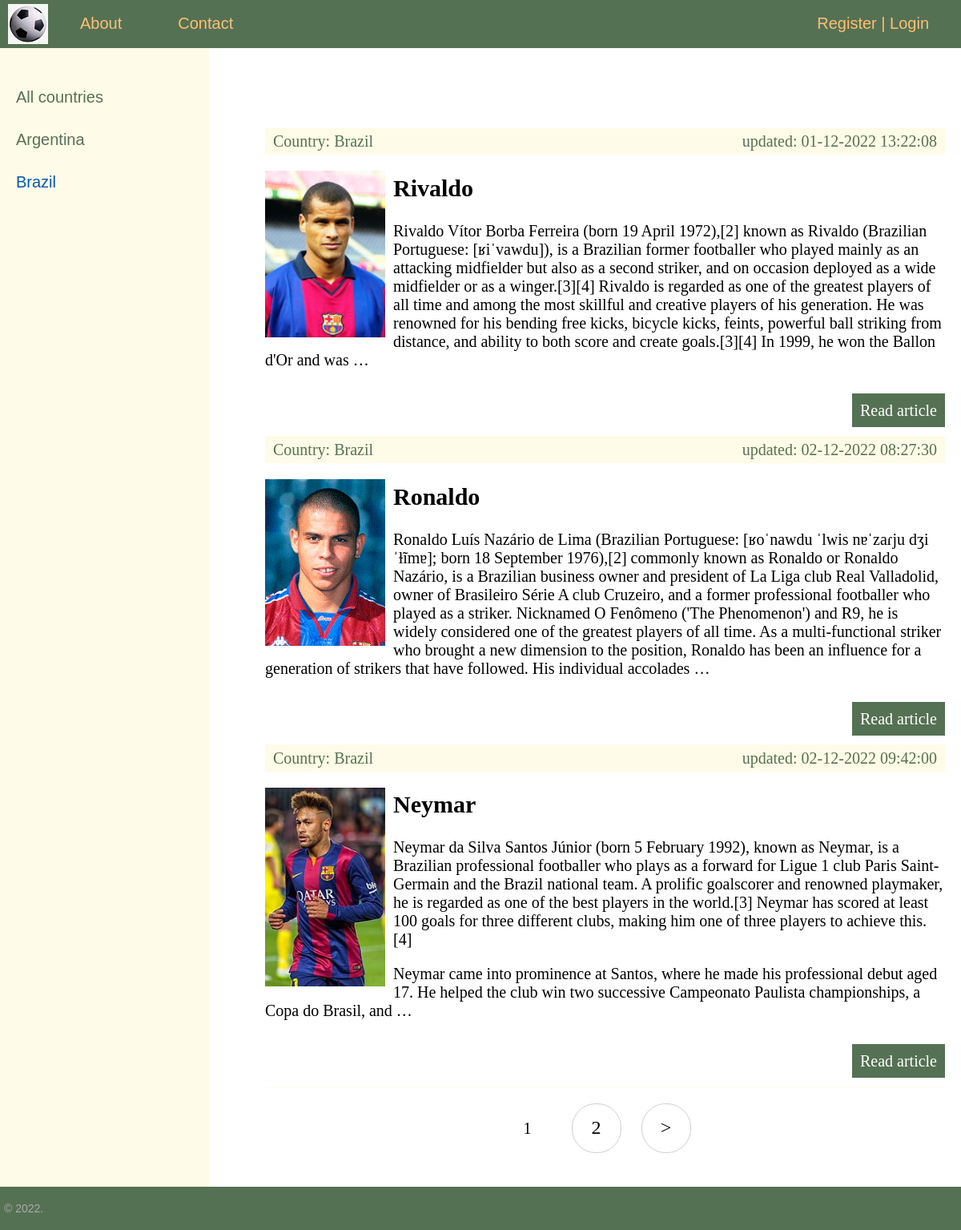
Page /wiki/country/brazil/ on the committed database.
### wiki/models.py (models this page shows, shortened)
class Country(models.Model):
    name = models.CharField(max_length=100, db_index=True, verbose_name="Country")
    slug = models.SlugField(max_length=100, unique=True, db_index=True, verbose_name="URL")
    def __str__(self):
        return self.name
    def get_absolute_url(self):
        return reverse('country', kwargs={'country_slug': self.slug})
    class Meta:
        verbose_name = 'Country'
        verbose_name_plural = 'Countries'
        ordering = ['id']

class Footballer(models.Model):
    name = models.CharField(max_length=255, verbose_name="Name")
    slug = models.SlugField(max_length=255, unique=True, db_index=True, verbose_name="URL")
    content = models.TextField(blank=True, verbose_name="Article text")
    photo = models.ImageField(upload_to="photos/%Y/%m/%d/", verbose_name="Photo")
    created_at = models.DateTimeField(auto_now_add=True, verbose_name="Article created at")
    updated_at = models.DateTimeField(auto_now=True, verbose_name="Article updated at")
    published = models.BooleanField(default=True, verbose_name="Article published")
    country = models.ForeignKey('Country', on_delete=models.PROTECT, verbose_name="Country")
    def get_absolute_url(self):
        return reverse('article', kwargs={'article_slug': self.slug})
    class Meta:
        verbose_name = 'Football player'
        verbose_name_plural = 'Football players'
        ordering = ['id']

### wiki/views.py (the view)
# urls.py: path('country/<slug:country_slug>/', WikiCountry.as_view(), name='country'),
class WikiCountry(DataMixin, ListView):
    model = Footballer
    template_name = 'wiki/index.html'
    context_object_name = 'articles'
    allow_empty = False
    def get_queryset(self):
        return Footballer.objects.filter(country__slug=self.kwargs['country_slug'], published=True).select_related(
            'country')
    def get_context_data(self, *, object_list=None, **kwargs):
        context = super().get_context_data(**kwargs)
        country = Country.objects.get(slug=self.kwargs['country_slug'])
        mixin_context = self.get_user_context(title='Country - ' + str(country.name), country_selected=country.pk)
        return dict(list(context.items()) + list(mixin_context.items()))

### wiki/utils.py (called while the page is built)
    def get_user_context(self, **kwargs):
        context = kwargs
        countries = Country.objects.annotate(Count('footballer'))
        user_menu = menu.copy()
        if not self.request.user.is_authenticated:
            user_menu.pop(1)  # pop add_article
        context['menu'] = user_menu
        context['countries'] = countries
        if 'country_selected' not in context:
            context['country_selected'] = 0
        return context

### wiki/templates/wiki/index.html (shortened to what this page needs)
{% extends 'wiki/base.html' %}
{% block content %}
<ul class="list-articles">
    {% for article in articles %}
    <li>
        <div class="article-panel">
            <p class="first">Country: {{article.country}}</p>
            <p class="last">updated: {{article.updated_at|date:"d-m-Y H:i:s"}}</p>
        </div>
        {% if article.photo %}
        <p><img class="img-article-left thumb" src="{{article.photo.url}}"></p>
        {% endif %}
        <h2>{{article.name}}</h2>
        {% autoescape on %}
        {{article.content|linebreaks|truncatewords:100}}
        {% endautoescape %}
        <p class="link-read-post"><a href="{{ article.get_absolute_url }}">Read article</a></p>
    </li>
    {% endfor %}
</ul>
{% endblock %}

### wiki/templates/wiki/base.html (shortened to what this page needs)
{% load static %}
{% load wiki_tags %}
<!DOCTYPE html>
<html>
<head>
    <link type="text/css" href="{% static 'wiki/css/styles.css' %}" rel="stylesheet"/>
</head>
<body>
<table class="table-page" border=0 cellpadding="0" cellspacing="0">
    <tr>
        <td valign=top>
            {% block mainmenu %}
            <div class="header">
                <ul id="mainmenu" class="mainmenu">
                    <li class="logo"><a href="{% url 'home' %}">
                        <div class="logo"></div>
                    </a></li>
                    {% for m in menu %}
                    <li><a href="{% url m.url_name %}">{{m.title}}</a></li>
                    {% endfor %}
                    {% if request.user.is_authenticated %}
                    <li class="last"> {{user.username}} | <a href="{% url 'logout' %}">Logout</a></li>
                    {% else %}
                    <li class="last"><a href="{% url 'register' %}">Register</a> | <a
                            href="{% url 'login' %}">Login</a></li>
                    {% endif %}
                </ul>
            </div>
            {% endblock mainmenu %}
            <table class="table-content" border=0 cellpadding="0" cellspacing="0">
                <tr>
                    <td valign="top" class="left-chapters">
                        <ul id="leftchapters">
                            {% if country_selected == 0 %}
                            <li class="selected">All countries</li>
                            {% else %}
                            <li><a href="{% url 'home' %}">All countries</a></li>
                            {% endif %}
                            {% for c in countries %}
                            {% if c.footballer__count > 0 %}
                            {% if c.pk == country_selected %}
                            <li class="selected">{{c.name}}</li>
                            {% else %}
                            <li><a href="{{ c.get_absolute_url }}">{{c.name}}</a></li>
                            {% endif %}
                            {% endif %}
                            {% endfor %}
                        </ul>
                    </td>
                    <td valign="top" class="content">
                        <div class="content-text">
                            {% block content %}
                            {% endblock %}
                            {% if page_obj.has_other_pages %}
                            <nav class="list-pages">
                                <ul>
                                    {% for p in paginator.page_range %}
                                    {% if page_obj.number == p %}
                                    <li class="page-num page-num-selected">{{ p }}</li>
                                    {% elif p >= page_obj.number|add:-2 and p <= page_obj.number|add:2 %}
                                    <li class="page-num">
                                        <a href="?page={{ p }}">{{ p }}</a>
                                    </li>
                                    {% endif %}
                                    {% endfor %}
                                    {% if page_obj.has_next %}
                                    <li class="page-num">
                                        <a href="?page={{ page_obj.next_page_number }}">&gt;</a>
                                    </li>
                                    {% endif %}
                                </ul>
                            </nav>
                            {% endif %}
                        </div>
                    </td>
                </tr>
            </table>
        </td>
    </tr>
    <tr>
        <td valign=top>
            <div id="footer">
                <p>&copy; 2022.</p>
            </div>
        </td>
    </tr>
</table>
</body>
</html>

### wiki/static/wiki/css/styles.css (style rules this page uses)
html, body { font-family: 'Arial'; margin: 0; padding: 0; height: 100%; width: 100%; color: #557153; }
a { color: #0059b2; text-decoration: none; }
img { max-width: 600px; height: auto; }
img.img-article-left { max-width: 300px; height: auto; float: left; padding: 0 10px 10px 0; }
img.img-article-left.thumb { max-width: 150px; height: auto; }
p.link-read-post { text-align: right; }
p.link-read-post a { padding: 10px; min-width: 100px; background: #557153; color: #fff; text-decoration: none; }
div.article-panel { background: #FFFBE9; padding: 5px 10px 5px 10px; box-sizing: border-box; overflow: hidden; color: #557153; }
div.article-panel p.first { margin: 0; float: left; }
div.article-panel p.last { margin: 0; float: right; }
ul.list-articles { list-style: none; margin: 0; padding: 0; }
ul.list-articles li { border-bottom: 1px solid #FFFBE9; }
.table-page { width: 100%; height: 100%; vertical-align: top; }
.table-page tr { height: 100%; }
.header { background: #557153; height: 60px; }
.logo { background: url('../images/logo.png') no-repeat 10px 5px; width: 70px; height: 60px; }
ul.mainmenu { list-style: none; margin: 0; padding: 0; height: 60px; color: #fdc073; font-size: 20px; overflow: hidden; }
ul.mainmenu li { float: left; margin: 18px 40px 0 30px; }
ul.mainmenu li.logo { margin: 0; }
ul.mainmenu li.last { float: right; }
ul.mainmenu li a { color: #fdc073; text-decoration: none; }
.table-content { width: 100%; min-height: 100%; height: 100%; }
.left-chapters { margin: 0; background: #FFFBE9; border-right: 1px solid #FFFBE9; min-height: 100%; }
.left-chapters ul { width: 230px; min-height: 100%; margin: 0; padding: 20px 10px 10px 20px; list-style: none; font-size: 20px; }
.left-chapters ul li { margin: 30px 0 0 0; color: #999; }
.left-chapters ul li.selected { color: #0059b2; }
.left-chapters ul li a { color: #557153; text-decoration: none; }
.content { padding: 40px 20px 20px 40px; width: 100%; box-sizing: border-box; }
.content-text { margin: 60px 0 0 30px; color: #000; font-size: 20px; font-family: Yandex Sans Display Light; }
#footer { box-sizing: border-box; background: #557153; padding: 5px; color: #aaa; font-size: 14px; font-family: Verdana, Geneva, Arial, Helvetica; text-align: left; overflow: hidden; }
.list-pages { text-align: center; margin: 0 0 20px 0; }
.list-pages ul { margin: 20px 0 0 0; padding: 0; list-style: none; }
.list-pages ul li { display: inline-block; margin: 0 20px 0 0; }
.list-pages a { color: #000; font-size: 24px; text-decoration: none; }
.list-pages .page-num, .page-num-selected { display: inline-block; width: 60px; height: 44px; padding: 16px 0 0 0; border: 1px solid #d0d0d0; border-radius: 30px; }
.list-pages .page-num-selected { border: none; color: #000; font-size: 20px; }

### rows in the picture
Country: name "Argentina"
Country: name "Brazil"
Footballer: country "Brazil", updated_at "01-12-2022 13:22:08", photo (picture), name "Rivaldo", content "Rivaldo Vítor Borba Ferreira (born 19 April 1972),[2] known as Rivaldo (Brazilian Portuguese: [ʁiˈvawdu]), is a Brazilian former footballer who played mainly as an attacking midfielder but also as a second striker, and on occasion deployed as a wide midfielder or as a winger.[3][4] Rivaldo is regarded as one of the greatest players of all time and among the most skillful and creative players of his generation. He was renowned for his bending free kicks, bicycle kicks, feints, powerful ball striking from distance, and ability to both score and create goals.[3][4] In 1999, he won the Ballon d'Or and was …"
Footballer: country "Brazil", updated_at "02-12-2022 08:27:30", photo (picture), name "Ronaldo", content "Ronaldo Luís Nazário de Lima (Brazilian Portuguese: [ʁoˈnawdu ˈlwis nɐˈzaɾju dʒi ˈɫĩmɐ]; born 18 September 1976),[2] commonly known as Ronaldo or Ronaldo Nazário, is a Brazilian business owner and president of La Liga club Real Valladolid, owner of Brasileiro Série A club Cruzeiro, and a former professional footballer who played as a striker. Nicknamed O Fenômeno ('The Phenomenon') and R9, he is widely considered one of the greatest players of all time. As a multi-functional striker who brought a new dimension to the position, Ronaldo has been an influence for a generation of strikers that have followed. His individual accolades …"
Footballer: country "Brazil", updated_at "02-12-2022 09:42:00", photo (picture), name "Neymar", content "Neymar da Silva Santos Júnior (born 5 February 1992), known as Neymar, is a Brazilian professional footballer who plays as a forward for Ligue 1 club Paris Saint-Germain and the Brazil national team. A prolific goalscorer and renowned playmaker, he is regarded as one of the best players in the world.[3] Neymar has scored at least 100 goals for three different clubs, making him one of three players to achieve this.[4] Neymar came into prominence at Santos, where he made his professional debut aged 17. He helped the club win two successive Campeonato Paulista championships, a Copa do Brasil, and …"

### other values in the picture
{{ m.title }} "About" "Contact"
{{ p }} "1"
{{ p }} "2"
